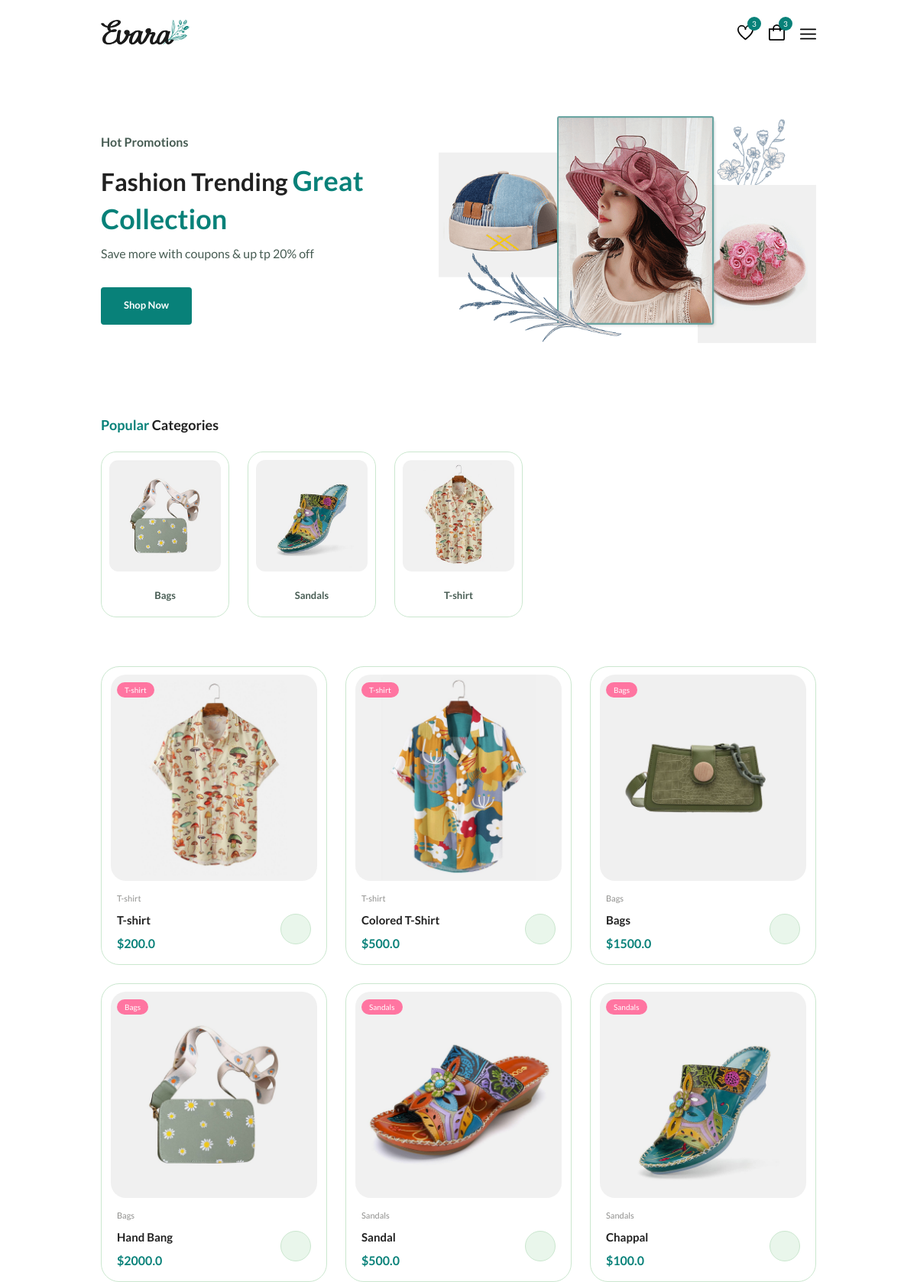
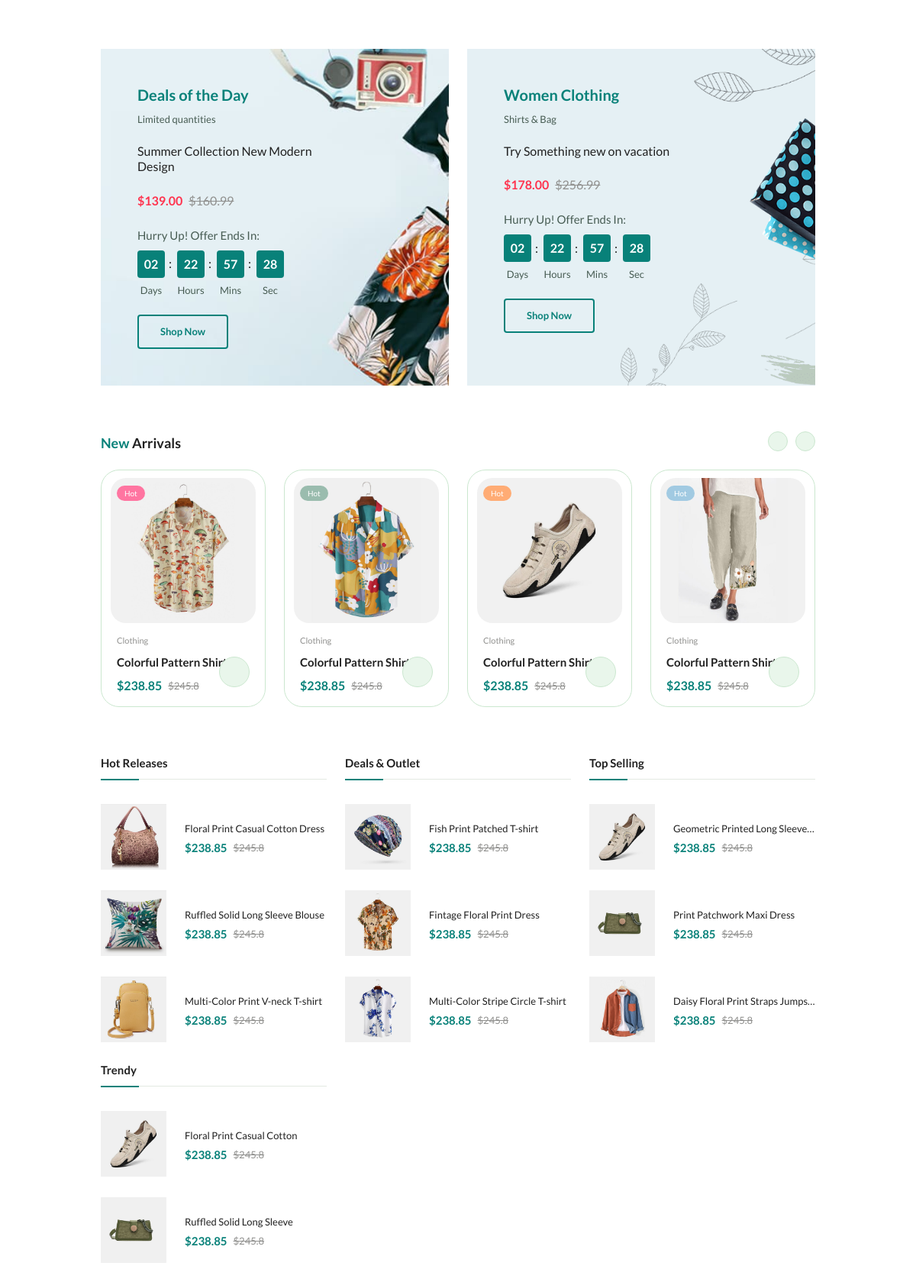
The page / (upper part) on the database its author committed (2 pictures, top to bottom).
### myapp/models.py (models this page shows)
class Category(models.Model):
    name = models.CharField(max_length=50)
    image = models.ImageField(upload_to="category_image")
    def __str__(self):
        return self.name

class Product(models.Model):
    category = models.ForeignKey(Category,on_delete=models.CASCADE)
    name = models.CharField(max_length=50)
    price = models.FloatField()
    qty  =models.IntegerField()
    description = models.TextField()
    image = models.ImageField(upload_to="product_image")

### myapp/views.py (the view)
# urls.py: path("",index,name="index"),
def index(request):
    allCategories = Category.objects.all()
    allProducts = Product.objects.all()
    try :
        catid = request.GET['catid']
        allProducts = Product.objects.filter(category_id=catid)
        return render(request,"index.html",{"categories":allCategories,"products":allProducts})
    except Exception as e :
         return render(request,"index.html",{"categories":allCategories,"products":allProducts})

### myapp/templates/index.html (shortened to what this page needs)
{% extends "base.html" %}
{% block content %}
<main class="main">
  <section class="home section--lg">
    <div class="home__container container grid">
      <div class="home__content">
        <span class="home__subtitle">Hot Promotions</span>
        <h1 class="home__title">
          Fashion Trending <span>Great Collection</span>
        </h1>
        <p class="home__description">
          Save more with coupons & up tp 20% off
        </p>
        <a href="shop.html" class="btn">Shop Now</a>
      </div>
      <img src="static/assets/img/home-img.png" class="home__img" alt="hats" />
    </div>
  </section>
  <section class="categories container section">
    <h3 class="section__title"><span>Popular</span> Categories</h3>
    <div class="categories__container swiper">
      <div class="swiper-wrapper">
        {%for category in categories%}
        <a href="{%url 'index'%}?catid={{category.id}}" class="category__item swiper-slide">
          <img src="media/{{category.image}}" alt={{category.image}} class="category__img" />
          <h3 class="category__title">{{category.name}}</h3>
        </a>
        {%endfor%}
      </div>
    </div>
  </section>
  <section class="products container section">
    <div class="tab__items">
      <div class="tab__item active-tab" content id="featured">
        <div class="products__container grid">
          {%for product in products%}
          <div class="product__item">
            <div class="product__banner">
              <a href="{%url 'details'%}?pid={{product.id}}" class="product__images">
              </a>
              <div class="product__badge light-pink">{{product.category}}</div>
            </div>
            <div class="product__content">
              <span class="product__category">{{product.category}}</span>
              <a href="details.html">
                <h3 class="product__title">{{product.name}}</h3>
              </a>
              <div class="product__price flex">
                <span class="new__price">${{product.price}}</span>
              </div>
              <a class="action__btn cart__btn" aria-label="Add To Cart" onclick="addtocart('{{product.id}}')">
              </a>
            </div>
          </div>
          {%endfor%}
        </div>
      </div>
    </div>
  </section>
  <section class="deals section">
    <div class="deals__container container grid">
      <div class="deals__item">
        <div class="deals__group">
          <h3 class="deals__brand">Deals of the Day</h3>
          <span class="deals__category">Limited quantities</span>
        </div>
        <h4 class="deals__title">Summer Collection New Modern Design</h4>
        <div class="deals__price flex">
          <span class="new__price">$139.00</span>
          <span class="old__price">$160.99</span>
        </div>
        <div class="deals__group">
          <p class="deals__countdown-text">Hurry Up! Offer Ends In:</p>
          <div class="countdown">
            <div class="countdown__amount">
              <p class="countdown__period">02</p>
              <span class="unit">Days</span>
            </div>
            <div class="countdown__amount">
              <p class="countdown__period">22</p>
              <span class="unit">Hours</span>
            </div>
            <div class="countdown__amount">
              <p class="countdown__period">57</p>
              <span class="unit">Mins</span>
            </div>
            <div class="countdown__amount">
              <p class="countdown__period">28</p>
              <span class="unit">Sec</span>
            </div>
          </div>
        </div>
        <div class="deals__btn">
          <a href="details.html" class="btn btn--md">Shop Now</a>
        </div>
      </div>
      <div class="deals__item">
        <div class="deals__group">
          <h3 class="deals__brand">Women Clothing</h3>
          <span class="deals__category">Shirts & Bag</span>
        </div>
        <h4 class="deals__title">Try Something new on vacation</h4>
        <div class="deals__price flex">
          <span class="new__price">$178.00</span>
          <span class="old__price">$256.99</span>
        </div>
        <div class="deals__group">
          <p class="deals__countdown-text">Hurry Up! Offer Ends In:</p>
          <div class="countdown">
            <div class="countdown__amount">
              <p class="countdown__period">02</p>
              <span class="unit">Days</span>
            </div>
            <div class="countdown__amount">
              <p class="countdown__period">22</p>
              <span class="unit">Hours</span>
            </div>
            <div class="countdown__amount">
              <p class="countdown__period">57</p>
              <span class="unit">Mins</span>
            </div>
            <div class="countdown__amount">
              <p class="countdown__period">28</p>
              <span class="unit">Sec</span>
            </div>
          </div>
        </div>
        <div class="deals__btn">
          <a href="details.html" class="btn btn--md">Shop Now</a>
        </div>
      </div>
    </div>
  </section>
  <section class="new__arrivals container section">
    <h3 class="section__title"><span>New</span> Arrivals</h3>
    <div class="new__container swiper">
      <div class="swiper-wrapper">
        <div class="product__item swiper-slide">
          <div class="product__banner">
            <a href="details.html" class="product__images">
            </a>
            <div class="product__badge light-pink">Hot</div>
          </div>
          <div class="product__content">
            <span class="product__category">Clothing</span>
            <a href="details.html">
              <h3 class="product__title">Colorful Pattern Shirts</h3>
            </a>
            <div class="product__price flex">
              <span class="new__price">$238.85</span>
              <span class="old__price">$245.8</span>
            </div>
            <a href="#" class="action__btn cart__btn" aria-label="Add To Cart">
            </a>
          </div>
        </div>
        <div class="product__item swiper-slide">
          <div class="product__banner">
            <a href="details.html" class="product__images">
            </a>
            <div class="product__badge light-green">Hot</div>
          </div>
          <div class="product__content">
            <span class="product__category">Clothing</span>
            <a href="details.html">
              <h3 class="product__title">Colorful Pattern Shirts</h3>
            </a>
            <div class="product__price flex">
              <span class="new__price">$238.85</span>
              <span class="old__price">$245.8</span>
            </div>
            <a href="#" class="action__btn cart__btn" aria-label="Add To Cart">
            </a>
          </div>
        </div>
        <div class="product__item swiper-slide">
          <div class="product__banner">
            <a href="details.html" class="product__images">
            </a>
            <div class="product__badge light-orange">Hot</div>
          </div>
          <div class="product__content">
            <span class="product__category">Clothing</span>
            <a href="details.html">
              <h3 class="product__title">Colorful Pattern Shirts</h3>
            </a>
            <div class="product__price flex">
              <span class="new__price">$238.85</span>
              <span class="old__price">$245.8</span>
            </div>
            <a href="#" class="action__btn cart__btn" aria-label="Add To Cart">
            </a>
          </div>
        </div>
        <div class="product__item swiper-slide">
          <div class="product__banner">
            <a href="details.html" class="product__images">
            </a>
            <div class="product__badge light-blue">Hot</div>
          </div>
          <div class="product__content">
            <span class="product__category">Clothing</span>
            <a href="details.html">
              <h3 class="product__title">Colorful Pattern Shirts</h3>
            </a>
            <div class="product__price flex">
              <span class="new__price">$238.85</span>
              <span class="old__price">$245.8</span>
            </div>
            <a href="#" class="action__btn cart__btn" aria-label="Add To Cart">
            </a>
          </div>
        </div>
      </div>
      <div class="swiper-button-prev">
      </div>
      <div class="swiper-button-next">
      </div>
    </div>
  </section>
  <section class="showcase section">
    <div class="showcase__container container grid">
      <div class="showcase__wrapper">
        <h3 class="section__title">Hot Releases</h3>
        <div class="showcase__item">
          <a href="details.html" class="showcase__img-box">
            <img src="./static/assets/img/showcase-img-1.jpg" alt="" class="showcase__img" />
          </a>
          <div class="showcase__content">
            <a href="details.html">
              <h4 class="showcase__title">
                Floral Print Casual Cotton Dress
              </h4>
            </a>
            <div class="showcase__price flex">
              <span class="new__price">$238.85</span>
              <span class="old__price">$245.8</span>
            </div>
          </div>
        </div>
        <div class="showcase__item">
          <a href="details.html" class="showcase__img-box">
            <img src="./static/assets/img/showcase-img-2.jpg" alt="" class="showcase__img" />
          </a>
          <div class="showcase__content">
            <a href="details.html">
              <h4 class="showcase__title">
                Ruffled Solid Long Sleeve Blouse
              </h4>
            </a>
            <div class="showcase__price flex">
              <span class="new__price">$238.85</span>
              <span class="old__price">$245.8</span>
            </div>
          </div>
        </div>
        <div class="showcase__item">
          <a href="details.html" class="showcase__img-box">
            <img src="./static/assets/img/showcase-img-3.jpg" alt="" class="showcase__img" />
          </a>
          <div class="showcase__content">
            <a href="details.html">
              <h4 class="showcase__title">
                Multi-Color Print V-neck T-shirt
              </h4>
            </a>
            <div class="showcase__price flex">
              <span class="new__price">$238.85</span>
              <span class="old__price">$245.8</span>
            </div>
          </div>
        </div>
      </div>
      <div class="showcase__wrapper">
        <h3 class="section__title">Deals & Outlet</h3>
        <div class="showcase__item">
          <a href="details.html" class="showcase__img-box">
            <img src="./static/assets/img/showcase-img-4.jpg" alt="" class="showcase__img" />
          </a>
          <div class="showcase__content">
            <a href="details.html">
              <h4 class="showcase__title">Fish Print Patched T-shirt</h4>
            </a>
            <div class="showcase__price flex">
              <span class="new__price">$238.85</span>
              <span class="old__price">$245.8</span>
            </div>
          </div>
        </div>
        <div class="showcase__item">
          <a href="details.html" class="showcase__img-box">
            <img src="./static/assets/img/showcase-img-5.jpg" alt="" class="showcase__img" />
          </a>
          <div class="showcase__content">
            <a href="details.html">
              <h4 class="showcase__title">Fintage Floral Print Dress</h4>
            </a>
            <div class="showcase__price flex">
              <span class="new__price">$238.85</span>
              <span class="old__price">$245.8</span>
            </div>
          </div>
        </div>
        <div class="showcase__item">
          <a href="details.html" class="showcase__img-box">
            <img src="./static/assets/img/showcase-img-6.jpg" alt="" class="showcase__img" />
          </a>
          <div class="showcase__content">
            <a href="details.html">
              <h4 class="showcase__title">
                Multi-Color Stripe Circle T-shirt
              </h4>
            </a>
            <div class="showcase__price flex">
              <span class="new__price">$238.85</span>
              <span class="old__price">$245.8</span>
            </div>
          </div>
        </div>
      </div>
      <div class="showcase__wrapper">
        <h3 class="section__title">Top Selling</h3>
        <div class="showcase__item">
          <a href="details.html" class="showcase__img-box">
            <img src="./static/assets/img/showcase-img-7.jpg" alt="" class="showcase__img" />
          </a>
          <div class="showcase__content">
            <a href="details.html">
              <h4 class="showcase__title">
                Geometric Printed Long Sleeve Blouse
              </h4>
            </a>
            <div class="showcase__price flex">
              <span class="new__price">$238.85</span>
              <span class="old__price">$245.8</span>
            </div>
          </div>
        </div>
        <div class="showcase__item">
          <a href="details.html" class="showcase__img-box">
            <img src="./static/assets/img/showcase-img-8.jpg" alt="" class="showcase__img" />
          </a>
          <div class="showcase__content">
            <a href="details.html">
              <h4 class="showcase__title">Print Patchwork Maxi Dress</h4>
            </a>
            <div class="showcase__price flex">
              <span class="new__price">$238.85</span>
              <span class="old__price">$245.8</span>
            </div>
          </div>
        </div>
        <div class="showcase__item">
          <a href="details.html" class="showcase__img-box">
            <img src="./static/assets/img/showcase-img-9.jpg" alt="" class="showcase__img" />
          </a>
          <div class="showcase__content">
            <a href="details.html">
              <h4 class="showcase__title">
                Daisy Floral Print Straps Jumpsuit
              </h4>
            </a>
            <div class="showcase__price flex">
              <span class="new__price">$238.85</span>
              <span class="old__price">$245.8</span>
            </div>
          </div>
        </div>
      </div>
      <div class="showcase__wrapper">
        <h3 class="section__title">Trendy</h3>
        <div class="showcase__item">
          <a href="details.html" class="showcase__img-box">
            <img src="./static/assets/img/showcase-img-7.jpg" alt="" class="showcase__img" />
          </a>
          <div class="showcase__content">
            <a href="details.html">
              <h4 class="showcase__title">Floral Print Casual Cotton</h4>
            </a>
            <div class="showcase__price flex">
              <span class="new__price">$238.85</span>
              <span class="old__price">$245.8</span>
            </div>
          </div>
        </div>
        <div class="showcase__item">
          <a href="details.html" class="showcase__img-box">
            <img src="./static/assets/img/showcase-img-8.jpg" alt="" class="showcase__img" />
          </a>
          <div class="showcase__content">
            <a href="details.html">
              <h4 class="showcase__title">Ruffled Solid Long Sleeve</h4>
            </a>
            <div class="showcase__price flex">
              <span class="new__price">$238.85</span>
              <span class="old__price">$245.8</span>
            </div>
          </div>
        </div>
      </div>
    </div>
  </section>
</main>
{%endblock%}

### rows shown on the page
Category: image (picture), name "T-shirt"
Category: image (picture), name "Bags"
Category: image (picture), name "Sandals"
Product: category "T-shirt", name "T-shirt", price "200.0"
Product: category "T-shirt", name "Colored T-Shirt", price "500.0"
Product: category "Bags", name "Bags", price "1500.0"
Product: category "Bags", name "Hand Bang", price "2000.0"
Product: category "Sandals", name "Sandal", price "500.0"
Product: category "Sandals", name "Chappal", price "100.0"
